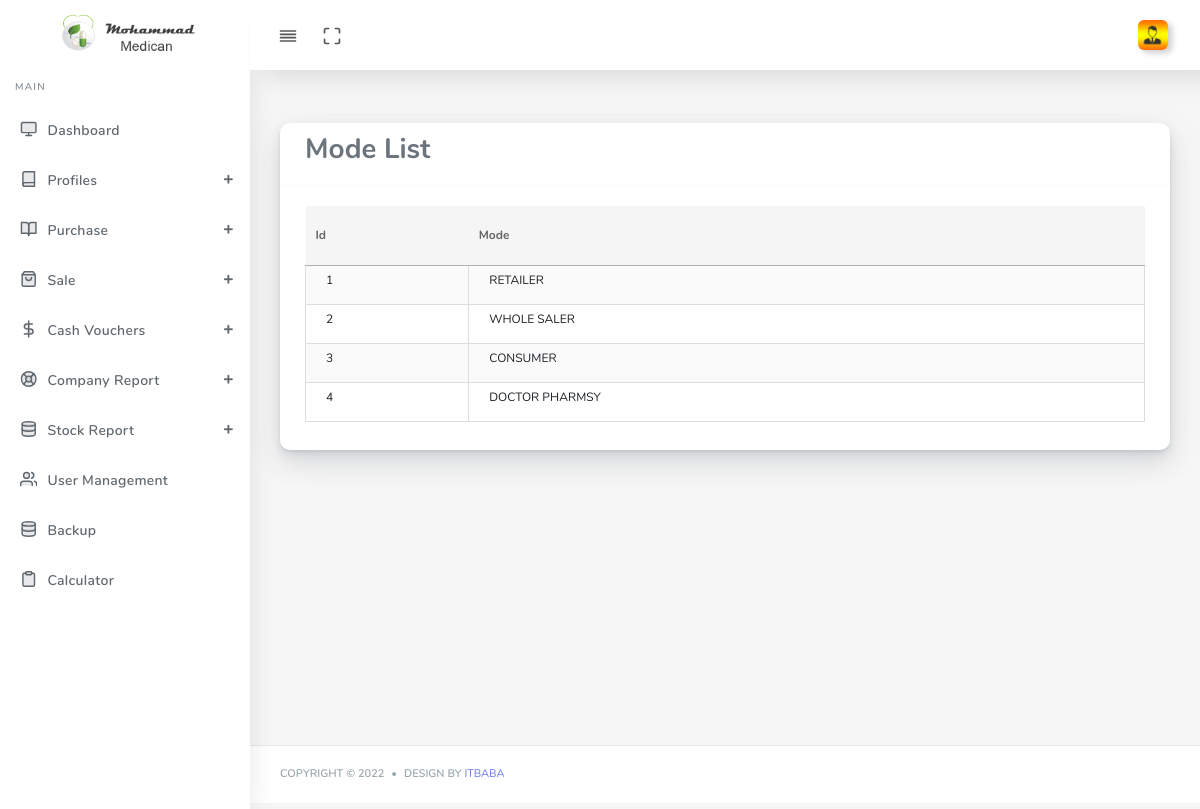
Page /mode-list.php (signed in) on the committed database.
### tables this page shows
CREATE TABLE IF NOT EXISTS `cus_mode` (
  `id` int(4) NOT NULL AUTO_INCREMENT,
  `mode` varchar(14) DEFAULT NULL,
  PRIMARY KEY (`id`)
);

### mode-list.php (the view, shortened to what this page needs)
<?php
include "include/header.php";
?>
</head>
<body >
  <?php include "include/menu.php"; ?>
      <div class="main-content">
        <section class="section">
          <div class="section-body">
            <div class="row">
              <div class="col-12">
                <div class="card">
                  <div class="card-header">
                    <h3>Mode List</h3>
                  </div>
                  <div class="card-body">
                    <div class="table-responsive">
<table class="table table-striped table-hover text-dark mb-2" id="user_data" style="width:100%;">
<thead>
<tr>
<th > Id</th>
<th >Mode</th>
</tr>
</thead>
<tbody>
<?php
include "db.php";
$q="select * from cus_mode";
$s=$dbpdo->prepare($q);
$s->execute();
while($row = $s->fetch(PDO::FETCH_BOTH)){
echo "<tr>
<td>$row[0]</td>
<td>$row[1]</td>
</tr>
";
}
?>
  </tbody>
 </table>
               </div>
            </div></div>
            </div>
              </div>
            </div>
          </div>
     <?php include "include/footer.php";?>

### include/header.php (style rules this page uses)
#user_data { font-size:13px !important; color: #191d21 !important }
#user_data tr td { height: 0px; font-size: 12px; padding: 5px 5px 15px 20px; border: 1px solid #ddd !important; }
th { background-image: linear-gradient(#8ea0a0,#a9e0e2); border: 0px solid #333 !important; color: #583517; border-bottom: 1px solid #b5b0b0 !important; background: #ddd; font-size: 12px; }
thead { margin-bottom:5px; }

### rows in the picture
cus_mode: id "1", mode "RETAILER"
cus_mode: id "2", mode "WHOLE SALER"
cus_mode: id "3", mode "CONSUMER"
cus_mode: id "4", mode "DOCTOR PHARMSY"
